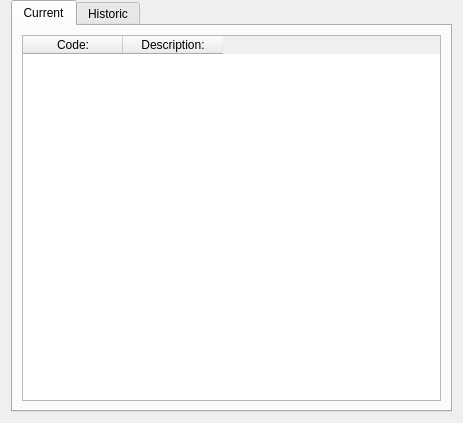
<?xml version="1.0" encoding="UTF-8"?>
<ui version="4.0">
 <class>DCcontent_twoMemories_Form</class>
 <widget class="QWidget" name="DCcontent_twoMemories_Form">
  <property name="geometry">
   <rect>
    <x>0</x>
    <y>0</y>
    <width>463</width>
    <height>423</height>
   </rect>
  </property>
  <property name="sizePolicy">
   <sizepolicy hsizetype="Expanding" vsizetype="Expanding">
    <horstretch>0</horstretch>
    <verstretch>0</verstretch>
   </sizepolicy>
  </property>
  <property name="minimumSize">
   <size>
    <width>0</width>
    <height>0</height>
   </size>
  </property>
  <property name="font">
   <font>
    <family>Liberation Sans</family>
   </font>
  </property>
  <property name="windowTitle">
   <string>Diagnostic Codes</string>
  </property>
  <layout class="QGridLayout" name="gridLayout">
   <property name="topMargin">
    <number>0</number>
   </property>
   <item row="0" column="0">
    <widget class="QTabWidget" name="DTCtables_tabWidget">
     <property name="currentIndex">
      <number>0</number>
     </property>
     <widget class="QWidget" name="tab">
      <property name="sizePolicy">
       <sizepolicy hsizetype="Expanding" vsizetype="Expanding">
        <horstretch>0</horstretch>
        <verstretch>0</verstretch>
       </sizepolicy>
      </property>
      <attribute name="title">
       <string>Current</string>
      </attribute>
      <layout class="QGridLayout" name="gridLayout_2">
       <item row="0" column="0">
        <widget class="QTableWidget" name="currOrTempDTCs_tableWidget">
         <property name="sizePolicy">
          <sizepolicy hsizetype="Expanding" vsizetype="Expanding">
           <horstretch>0</horstretch>
           <verstretch>0</verstretch>
          </sizepolicy>
         </property>
         <property name="minimumSize">
          <size>
           <width>0</width>
           <height>0</height>
          </size>
         </property>
         <property name="editTriggers">
          <set>QAbstractItemView::NoEditTriggers</set>
         </property>
         <property name="alternatingRowColors">
          <bool>true</bool>
         </property>
         <property name="selectionBehavior">
          <enum>QAbstractItemView::SelectRows</enum>
         </property>
         <column>
          <property name="text">
           <string>Code:</string>
          </property>
         </column>
         <column>
          <property name="text">
           <string>Description:</string>
          </property>
         </column>
        </widget>
       </item>
      </layout>
     </widget>
     <widget class="QWidget" name="tab_2">
      <property name="sizePolicy">
       <sizepolicy hsizetype="Expanding" vsizetype="Expanding">
        <horstretch>0</horstretch>
        <verstretch>0</verstretch>
       </sizepolicy>
      </property>
      <attribute name="title">
       <string>Historic</string>
      </attribute>
      <layout class="QGridLayout" name="gridLayout_3">
       <item row="0" column="0">
        <widget class="QTableWidget" name="histOrMemDTCs_tableWidget">
         <property name="sizePolicy">
          <sizepolicy hsizetype="Expanding" vsizetype="Expanding">
           <horstretch>0</horstretch>
           <verstretch>0</verstretch>
          </sizepolicy>
         </property>
         <property name="minimumSize">
          <size>
           <width>0</width>
           <height>0</height>
          </size>
         </property>
         <property name="editTriggers">
          <set>QAbstractItemView::NoEditTriggers</set>
         </property>
         <property name="alternatingRowColors">
          <bool>true</bool>
         </property>
         <property name="selectionBehavior">
          <enum>QAbstractItemView::SelectRows</enum>
         </property>
         <column>
          <property name="text">
           <string>Code:</string>
          </property>
         </column>
         <column>
          <property name="text">
           <string>Description:</string>
          </property>
         </column>
        </widget>
       </item>
      </layout>
     </widget>
    </widget>
   </item>
  </layout>
 </widget>
 <resources/>
 <connections/>
</ui>
